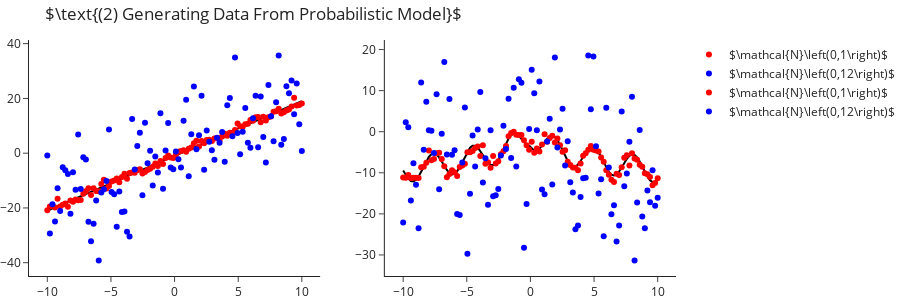

Source (notebook cell):
### Markdown cell above
Next, we want to define a probabilistic model based on the models seen before. Let us assume that the sample noise has a Gaussian distribution, centered around zero with some variance. So:

$$ Y^{\left(1\right)} = 2X - 1 + \varepsilon, \quad\quad Y^{\left(2\right)} = 3sin\left(2X - 2\right) - 3 \sqrt{|X|} + \varepsilon $$

where $\varepsilon\sim\mathcal{N}\left(0,\sigma^2\right)$ for some values of $\sigma^2$. We will further assume that the noise of different samples is independent of the other samples. So we could write it as $\varepsilon_1,\ldots,\varepsilon_m\overset{iid}{\sim}\mathcal{N}\left(0,\sigma^2\right)$ or in vector notations $\varepsilon\sim\mathcal{N}\left(0,\sigma^2 I_m\right)$, where $\mathcal{N}$ now refers to a $m$ dimensional multivariate normal distribution.

### Code cell
Y1_noisy   = Y1 + np.random.normal(0, 1, size=m)
Y1_noisier = Y1 + np.random.normal(0, 12, size=m)

Y2_noisy   = Y2 + np.random.normal(0, 1, size=m)
Y2_noisier = Y2 + np.random.normal(0, 12, size=m)


make_subplots(rows=1, cols=2)\
    .add_traces([go.Scatter(x=X, y=Y1, mode='lines', marker=dict(color="black"), showlegend=False),
                 go.Scatter(x=X, y=Y2, mode='lines', marker=dict(color="black"), showlegend=False)], 
                rows=[1,1], cols=[1,2])\
    .add_traces([go.Scatter(x=X, y=Y1_noisy,   mode='markers', marker=dict(color="red"),  name="$\\mathcal{N}\\left(0,1\\right)$"),
                 go.Scatter(x=X, y=Y1_noisier, mode='markers', marker=dict(color="blue"), name="$\\mathcal{N}\\left(0,12\\right)$"),
                 go.Scatter(x=X, y=Y2_noisy,   mode='markers', marker=dict(color="red"), name="$\\mathcal{N}\\left(0,1\\right)$"),
                 go.Scatter(x=X, y=Y2_noisier, mode='markers', marker=dict(color="blue"), name="$\\mathcal{N}\\left(0,12\\right)$")], 
    rows=1, cols=[1,1,2,2])\
    .update_layout(title_text=r"$\text{(2) Generating Data From Probabilistic Model}$", height=300)\
    .show()
